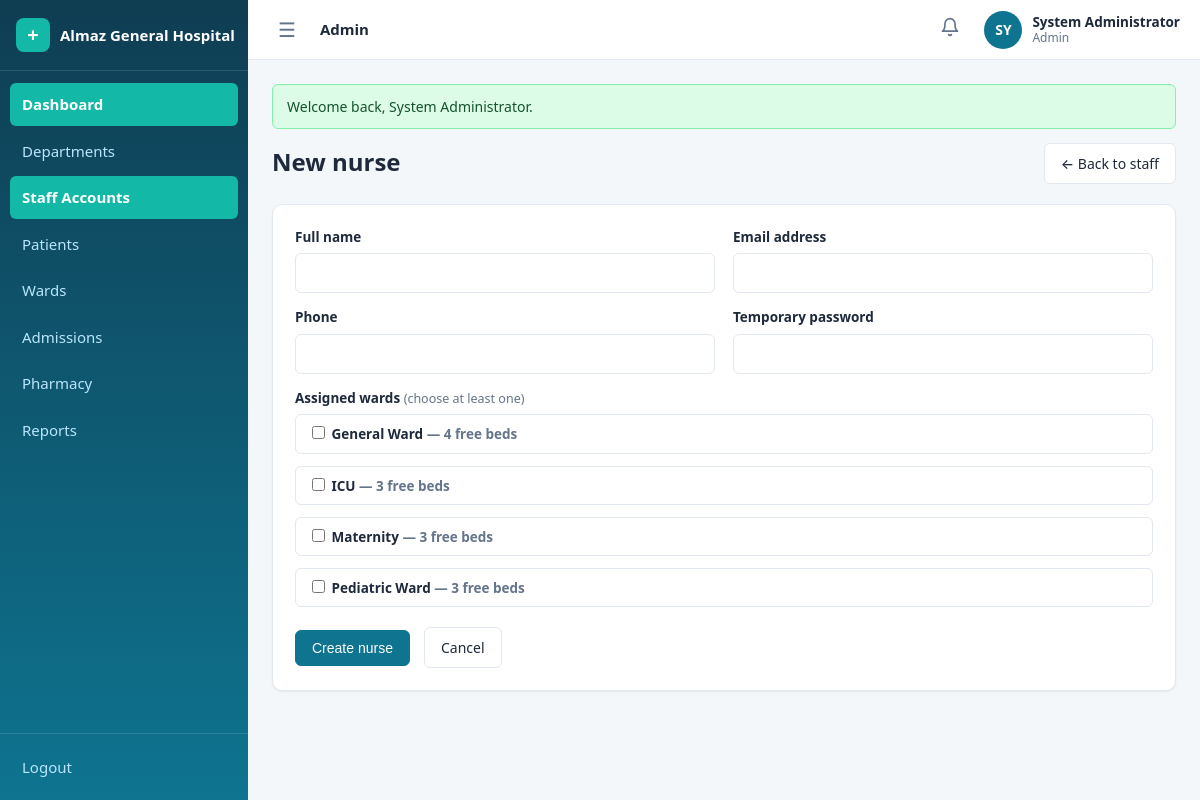
Page /admin/staff/nurses/create (signed in) on the committed database.
### tables this page shows
CREATE TABLE IF NOT EXISTS wards (
    id          INT UNSIGNED AUTO_INCREMENT PRIMARY KEY,
    name        VARCHAR(100) NOT NULL,
    description TEXT DEFAULT NULL,
    created_at  TIMESTAMP NOT NULL DEFAULT CURRENT_TIMESTAMP,
    updated_at  TIMESTAMP NOT NULL DEFAULT CURRENT_TIMESTAMP ON UPDATE CURRENT_TIMESTAMP,
    UNIQUE KEY uq_wards_name (name)
);

### config/helpers.php (called while the page is built, shortened)
<?php
function e($value): string
{
    return htmlspecialchars((string) $value, ENT_QUOTES, 'UTF-8');
}
function url(string $path = ''): string
{
    return BASE_URL . '/' . ltrim($path, '/');
}
function old(string $key, string $fallback = ''): string
{
    $value = $_SESSION['old'][$key] ?? $fallback;
    return e($value);
}
function render_partial(string $view, array $data = []): string
{
    extract($data, EXTR_SKIP);
    require APP_ROOT . '/views/' . $view . '.php';
    return ob_get_clean();
}
function view(string $view, array $data = [], string $layout = 'app'): void
{
    $content = render_partial($view, $data);
}

### controllers/StaffController.php (called while the page is built, shortened)
<?php
class StaffController
{
    public function nurseCreate(): void
    {
        view('admin/staff/nurse-create', [
            'wards' => Ward::all(),
        ]);
    }
}

### public/index.php (called while the page is built, shortened)
<?php
require_once __DIR__ . '/../config/config.php';
$method = $_SERVER['REQUEST_METHOD'];
$path   = '/' . trim($_GET['url'] ?? '', '/');
if ($path !== '/') {
    $path = rtrim($path, '/');
}
[$controllerClass, $action, $params] = dispatch($routes, $method, $path);
$controller = new $controllerClass();
call_user_func_array([$controller, $action], [$params]);
function dispatch(array $routes, string $method, string $path): array
{
    foreach ($routes[$method] ?? [] as $pattern => $handler) {
        $params = match_route($pattern, $path);
        if ($params !== null) {
            return [$handler[0], $handler[1], $params];
        }
    }
    exit;
}
function match_route(string $pattern, string $path): ?array
{
    $patternParts = explode('/', trim($pattern, '/'));
    $pathParts    = $path === '/' ? [''] : explode('/', trim($path, '/'));
    if (count($patternParts) !== count($pathParts)) {
        return null;
    }
    $params = [];
    foreach ($patternParts as $i => $segment) {
        if (strlen($segment) > 2 && $segment[0] === '{' && substr($segment, -1) === '}') {
            $key = substr($segment, 1, -1);
            $params[$key] = urldecode($pathParts[$i]);
        } elseif ($segment !== $pathParts[$i]) {
            return null;
        }
    }
    return $params;
}

### config/database.php (called while the page is built, shortened)
<?php
final class Database
{
    private static ?PDO $instance = null;
    public static function getInstance(): PDO
    {
        if (self::$instance === null) {
            $dsn = 'mysql:host=' . DB_HOST . ';port=' . DB_PORT . ';dbname=' . DB_NAME . ';charset=' . DB_CHARSET;
            try {
                self::$instance = new PDO($dsn, DB_USER, DB_PASS, [
                    PDO::ATTR_ERRMODE            => PDO::ERRMODE_EXCEPTION,
                    PDO::ATTR_DEFAULT_FETCH_MODE => PDO::FETCH_ASSOC,
                    PDO::ATTR_EMULATE_PREPARES   => false,
                ]);
            } catch (PDOException $e) {
                die('Database connection failed: ' . e($e->getMessage()));
            }
        }
        return self::$instance;
    }
}

### config/config.php (called while the page is built, shortened)
<?php
require_once APP_ROOT . '/config/database.php';
function db(): PDO
{
    return Database::getInstance();
}
require_once APP_ROOT . '/config/helpers.php';

### models/Ward.php (called while the page is built, shortened)
<?php
class Ward
{
    public static function all(): array
    {
        $stmt = db()->query(
            'SELECT w.*, COUNT(b.id) AS bed_count,
                    COALESCE(SUM(b.status = "occupied"), 0) AS occupied_count
             FROM wards w
             LEFT JOIN beds b ON b.ward_id = w.id
             GROUP BY w.id
             ORDER BY w.name'
        );
        return $stmt->fetchAll();
    }
}

### views/admin/staff/nurse-create.php (the view, shortened to what this page needs)
<div class="row">
    <h1 class="page-title grow">New nurse</h1>
    <a class="btn" href="<?= url('/admin/staff') ?>">&larr; Back to staff</a>
</div>
<div class="card mt">
    <form method="post" action="<?= url('/admin/staff/nurses/store') ?>">
        <div class="form-grid">
            <div class="form-group">
                <label for="name">Full name</label>
                <input type="text" id="name" name="name" value="<?= old('name') ?>" required>
            </div>
            <div class="form-group">
                <label for="email">Email address</label>
                <input type="email" id="email" name="email" value="<?= old('email') ?>" required>
            </div>
            <div class="form-group">
                <label for="phone">Phone</label>
                <input type="tel" id="phone" name="phone" value="<?= old('phone') ?>">
            </div>
            <div class="form-group">
                <label for="password">Temporary password</label>
                <input type="password" id="password" name="password" required minlength="8">
            </div>
        </div>
        <div class="form-group">
            <label>Assigned wards <span class="optional">(choose at least one)</span></label>
            <div class="check-list" id="wards">
                <?php foreach ($wards as $ward): ?>
                    <label class="check-item">
                        <input type="checkbox" name="wards[]" value="<?= (int) $ward['id'] ?>">
                        <?= e($ward['name']) ?>
                        <span class="text-muted">— <?= (int) $ward['bed_count'] - (int) $ward['occupied_count'] ?> free beds</span>
                    </label>
                <?php endforeach; ?>
            </div>
        </div>
        <div class="row">
            <button class="btn btn-primary" type="submit">Create nurse</button>
            <a class="btn" href="<?= url('/admin/staff') ?>">Cancel</a>
        </div>
    </form>
</div>

### public/assets/css/style.css (style rules this page uses)
:root { --primary: #0e7490; --primary-dark: #155e75; --primary-soft: #ecfeff; --teal: #14b8a6; --teal-dark: #0f766e; --bg: #f4f7f9; --surface: #ffffff; --border: #e2e8f0; --text: #1e293b; --text-muted: #64748b; --ok: #16a34a; --ok-soft: #dcfce7; --warn: #b45309; --warn-soft: #fef3c7; --danger: #dc2626; --danger-soft: #fee2e2; --info: #0369a1; --info-soft: #dbeafe; --radius: 10px; --radius-sm: 6px; --shadow-sm: 0 1px 2px rgba(15, 23, 42, .06); --shadow-md: 0 10px 24px rgba(15, 23, 42, .10); --font: 'Segoe UI', system-ui, -apple-system, sans-serif; --sidebar-w: 248px; --sidebar-coll: 76px; --header-h: 60px; }
* { box-sizing: border-box; }
html, body { margin: 0; padding: 0; font-family: var(--font); color: var(--text); background: var(--bg); font-size: 15px; line-height: 1.5; }
a { color: var(--primary); text-decoration: none; }
.text-muted { color: var(--text-muted); }
.app { display: flex; min-height: 100vh; }
.page-title { font-size: 24px; margin: 0 0 4px; }
.mt { margin-top: 20px; }
.card { background: var(--surface); border: 1px solid var(--border); border-radius: var(--radius); box-shadow: var(--shadow-sm); padding: 22px; }
.btn { display: inline-flex; align-items: center; justify-content: center; gap: 6px; padding: 9px 16px; border-radius: var(--radius-sm); border: 1px solid var(--border); background: var(--surface); color: var(--text); font-size: 14px; font-weight: 500; cursor: pointer; transition: background .15s, border-color .15s, box-shadow .15s; }
.btn-primary { background: var(--primary); border-color: var(--primary); color: #fff; }
.form-group { margin-bottom: 14px; }
.form-group label { display: block; font-size: 13.5px; font-weight: 600; margin-bottom: 6px; }
.optional { font-weight: 400; color: var(--text-muted); font-size: 12.5px; }
input[type="text"], input[type="email"], input[type="password"], input[type="date"], input[type="time"], input[type="tel"], input[type="search"], input[type="number"], select, textarea { width: 100%; padding: 9px 12px; border: 1px solid var(--border); border-radius: var(--radius-sm); font-size: 14.5px; font-family: var(--font); color: var(--text); background: var(--surface); transition: border-color .15s, box-shadow .15s; }
.form-grid { display: grid; grid-template-columns: 1fr 1fr; gap: 0 18px; }
.check-list { display: flex; flex-direction: column; gap: 6px; }
.check-item { display: flex; align-items: center; gap: 8px; border: 1px solid var(--border); border-radius: var(--radius-sm); padding: 8px 12px; background: var(--surface); cursor: pointer; }
.check-item input { width: auto; }
.row { display: flex; gap: 14px; align-items: center; flex-wrap: wrap; }
.row .grow { flex: 1; }

### rows in the picture
wards: name "General Ward", occupied_count "4"
wards: name "ICU", occupied_count "3"
wards: name "Maternity", occupied_count "3"
wards: name "Pediatric Ward", occupied_count "3"

### other values in the picture
APP_NAME "Almaz General Hospital"
$label "Dashboard"
$label "Departments"
$label "Staff Accounts"
$label "Patients"
$label "Wards"
$label "Admissions"
$label "Pharmacy"
$label "Reports"
$roleLabel "Admin"
$initials "SY"
$user['name'] "System Administrator"
$flash['message'] "Welcome back, System Administrator."
